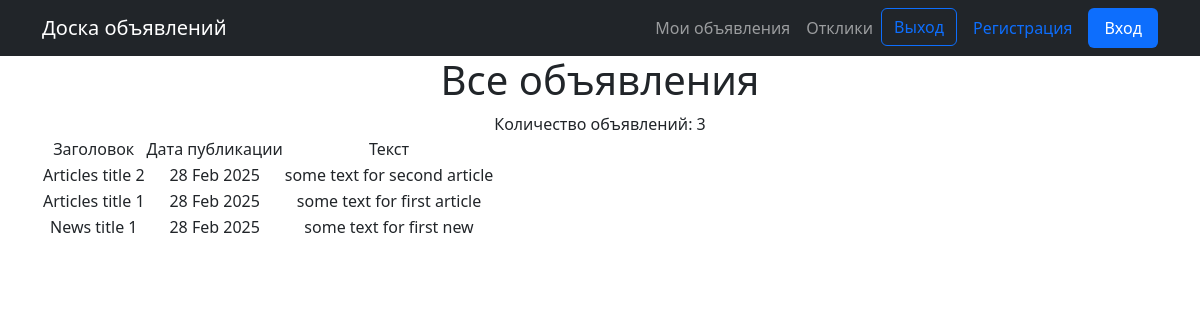
The page /news/ on the database as committed earlier.
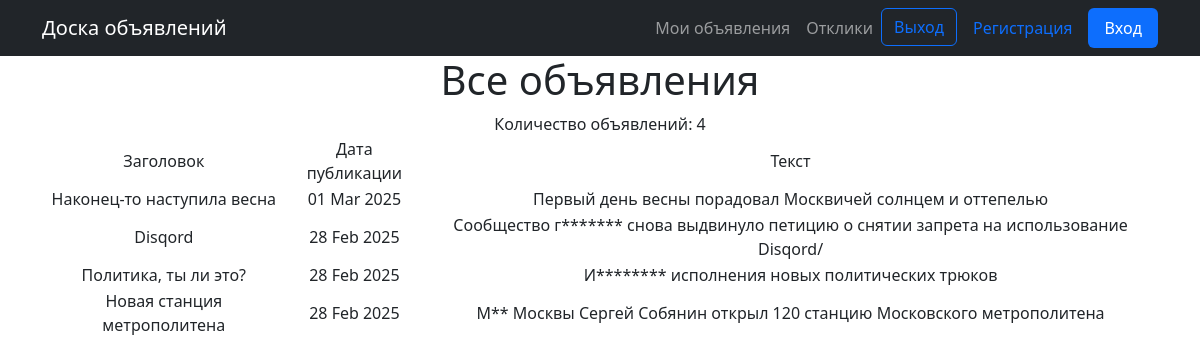
The same page on the database as committed later.
### news/models.py (models this page shows, shortened)
class Post(models.Model):
    author = models.ForeignKey(Author, on_delete=models.CASCADE)
    ARTICLE = 'AR'
    NEWS = 'NW'
    CATEGORIES = (
        (NEWS, 'Новость'),
        (ARTICLE, 'Статья'),
    )
    publication = models.CharField(max_length=2, choices=CATEGORIES, default=NEWS)
    date_creation = models.DateTimeField(auto_now_add=True)
    post_category = models.ManyToManyField(Category, through='PostCategory')
    title = models.CharField(max_length=256)
    text = models.TextField()
    rating = models.SmallIntegerField(default=0)

### news/views.py (the view)
# urls.py: path('', NewsList.as_view()),
class NewsList(ListView):
    model = Post
    ordering = '-date_creation'
    template_name = 'news.html'
    context_object_name = 'news'
    def get_context_data(self, **kwargs):
        context = super().get_context_data(**kwargs)
        context['date_creation'] = datetime.utcnow()
        return context

### news/templatetags/custom_filters.py (called while the page is built)
@register.filter()
def censor(value):
    bad_word = ['Искусство', 'Мэр', 'геймеров', 'очко']
    for word in value.split():
        for i in bad_word:
            if i.lower() in word.lower().replace(',.:;/-\\""', ''):
                value = value.replace(i, f"{i[0]}{'*' * (len(i) - 1)}")
    if not isinstance(value, str):
        raise TypeError(f'Фильтр применяется к неразрешенному типу {type(value)}\nРазрешенный тип str')
    return value

### templates/news.html (shortened to what this page needs)
{% extends 'flatpages/default.html' %}
{% load custom_filters %}
{% block content %}
<h1>Все объявления</h1>
Количество объявлений: {{ news|length }}
{% if news %}
    <table>
        <tr>
            <td>Заголовок</td>
            <td>Дата публикации</td>
            <td>Текст</td>
        </tr>
        {% for new in news %}
        <tr>
            <td>{{ new.title|censor }}</td>
            <td>{{ new.date_creation|date:'d M Y' }}</td>
            <td>{{ new.text|truncatewords:20|censor }}</td>
        </tr>
        {% endfor %}
    </table>
{% else %}
    <h2>Объявлений не найдено!</h2>
{% endif %}
{% endblock content %}

### templates/flatpages/default.html (shortened to what this page needs)
<!DOCTYPE html>
<html lang="en">
    <head>
        {% load static %}
        <link href="{% static 'css/styles.css' %}" rel="stylesheet" />
    </head>
    <body>
        <nav class="navbar navbar-expand-lg navbar-dark bg-dark static-top">
            <div class="container">
                <a class="navbar-brand" href="#">Доска объявлений</a>
                <div class="nav nav-pills nav-fill" id="navbarResponsive">
                    <ul class="navbar-nav">
                        <li class="nav-item">
                            <a class="nav-link" href="#">Мои объявления</a>
                        </li>
                        <li class="nav-item">
                            <a class="nav-link" href="#">Отклики</a>
                        </li>
                    </ul>
                    <ul class="nav justify-content-end">
                        <li class="nav-item">
                            <a class="btn btn-outline-primary" href="#">Выход</a>
                        </li>
                        <li class="nav-item">
                            <a class="nav-link" href="#">Регистрация</a>
                        </li>
                        <li class="nav-item">
                            <a class="nav-link active" href="#">Вход</a>
                        </li>
                    </ul>
                </div>
            </div>
        </nav>
        <div class="container">
            <div class="row">
                <div class="col-lg-12 text-center">
                    {% block content %}{% endblock content %}
       </div>
   </div>
</div>
    </body>
</html>

Rows that differ between the two databases and show on the page:
added Post: title|censor "Наконец-то наступила весна", date_creation "01 Mar 2025", text|censor "Первый день весны порадовал Москвичей солнцем и оттепелью"
changed Post: title|censor "Articles title 2" → "Disqord"; text|censor "some text for second article" → "Сообщество г******* снова выдвинуло петицию о снятии запрета на использование Disqord/"
changed Post: title|censor "Articles title 1" → "Политика, ты ли это?"; text|censor "some text for first article" → "И******** исполнения новых политических трюков"
changed Post: title|censor "News title 1" → "Новая станция метрополитена"; text|censor "some text for first new" → "М** Москвы Сергей Собянин открыл 120 станцию Московского метрополитена"
Other text that changed with them:
{{ news|length }}: "3" → "4"
